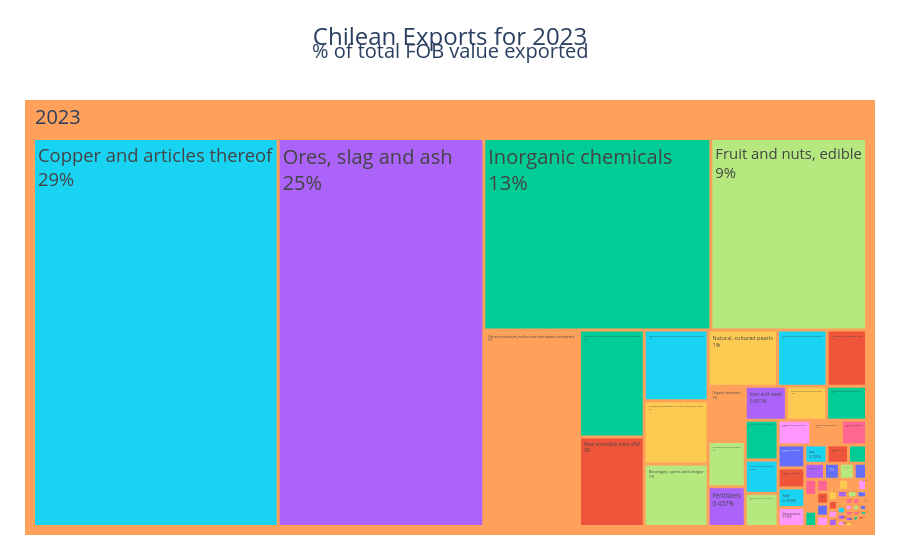

This figure's notebook cell:
### Markdown cell above
### Plotting

### Code cell
#Plotting a tree map

# Define a color palette
color_palette = px.colors.qualitative.T10

# Create a color map based on groups
color_map = {}
for i in range(1, 99):
    if 1 <= i <= 9:
        color_map[f'Item{i}'] = color_palette[0]
    elif 10 <= i <= 19:
        color_map[f'Item{i}'] = color_palette[1]
    elif 20 <= i <= 29:
        color_map[f'Item{i}'] = color_palette[2]
    elif 30 <= i <= 39:
        color_map[f'Item{i}'] = color_palette[3]
    elif 40 <= i <= 49:
        color_map[f'Item{i}'] = color_palette[4]
    elif 50 <= i <= 59:
        color_map[f'Item{i}'] = color_palette[5]
    elif 60 <= i <= 69:
        color_map[f'Item{i}'] = color_palette[6]
    elif 70 <= i <= 79:
        color_map[f'Item{i}'] = color_palette[7]
    elif 80 <= i <= 89:
        color_map[f'Item{i}'] = color_palette[8]
    elif 90 <= i <= 99:
        color_map[f'Item{i}'] = color_palette[9]
    elif id == '2023':
        color_map[f'Item{i}'] = 'white'


# Plotting the tree map
fig = px.treemap(exp_chile_hs2_merged, path=['period', 'desc'],
                 values='percent_fobvalue',
                 color='HS2',
                 color_discrete_map=color_map,
                 hover_name='description',
                )

# Add title and subtitle
fig.update_layout(
    title={
        'text': "Chilean Exports for 2023",
        'y':0.95,
        'x':0.5,
        'xanchor': 'center',
        'yanchor': 'top',
        'font': {'size': 24} 
    },
    annotations=[
        dict(
            text="% of total FOB value exported",
            x=0.5,
            y=1.15,
            xref="paper",
            yref="paper",
            showarrow=False,
            font=dict(size=20)
        ),
          dict(
            text="Source: Comtrade API",
            x=0,
            y=-0.4,
            xref="paper",
            yref="paper",
            showarrow=False,
            font=dict(size=100)
        )
    ],
    margin=dict(t=100, l=25, r=25, b=25),
    showlegend=True
)

# Erase the border of the treemap graph
fig.update_traces(marker=dict(line=dict(width=0)))
fig.update_layout(xaxis_showgrid=False, yaxis_showgrid=False)

# Show percentages in each quadrant
fig.update_traces(textinfo='label+percent entry', textfont_size=20)


fig.show()

### Figure 1 — Plotly figure (JSON) as saved in the notebook; plotly's stock layout.template omitted (floating-point values rounded to 4 significant figures)
{"data": [{"branchvalues": "total", "customdata": [["88"], ["35"], ["76"], ["05"], ["15"], ["01"], ["(?)"], ["93"], ["42"], ["22"], ["57"], ["69"], ["10"], ["38"], ["91"], ["18"], ["09"], ["74"], ["45"], ["52"], ["04"], ["85"], ["33"], ["36"], ["(?)"], ["67"], ["31"], ["03"], ["23"], ["64"], ["08"], ["94"], ["43"], ["70"], ["65"], ["28"], ["72"], ["73"], ["13"], ["78"], ["84"], ["54"], ["55"], ["46"], ["02"], ["16"], ["83"], ["81"], ["27"], ["21"], ["96"], ["92"], ["71"], ["75"], ["12"], ["90"], ["26"], ["29"], ["48"], ["30"], ["39"], ["19"], ["20"], ["49"], ["11"], ["47"], ["41"], ["40"], ["25"], ["89"], ["34"], ["68"], ["17"], ["32"], ["59"], ["63"], ["80"], ["24"], ["82"], ["95"], ["06"], ["66"], ["53"], ["07"], ["87"], ["56"], ["44"], ["51"], ["97"], ["79"], ["(?)"]], "domain": {"x": [0, 1], "y": [0, 1]}, "hovertemplate": "<b>%{hovertext}</b><br><br>labels=%{label}<br>percent_fobvalue=%{value}<br>parent=%{parent}<br>id=%{id}<br>HS2=%{customdata[0]}<extra></extra>", "hovertext": ["Aircraft, spacecraft, and parts thereof", "Albuminoidal substances; modified starches; glues; enzymes", "Aluminium and articles thereof", "Animal originated products; not elsewhere specified or included", "Animal, vegetable or microbial fats and oils and their cleavage products; prepared edible fats; animal or vegetable waxes", "Animals; live", "(?)", "Arms and ammunition; parts and accessories thereof", "Articles of leather; saddlery and harness; travel goods, handbags and similar containers; articles of animal gut (other than silk-worm gut)", "Beverages, spirits and vinegar", "Carpets and other textile floor coverings", "Ceramic products", "Cereals", "Chemical products n.e.c.", "Clocks and watches and parts thereof", "Cocoa and cocoa preparations", "Coffee, tea, mate and spices", "Copper and articles thereof", "Cork and articles of cork", "Cotton", "Dairy produce; birds' eggs; natural honey; edible products of animal origin, not elsewhere specified or included", "Electrical machinery and equipment and parts thereof; sound recorders and reproducers; television image and sound recorders and reproducers, parts and accessories of such articles", "Essential oils and resinoids; perfumery, cosmetic or toilet preparations", "Explosives; pyrotechnic products; matches; pyrophoric alloys; certain combustible preparations", "(?)", "Feathers and down, prepared; and articles made of feather or of down; artificial flowers; articles of human hair", "Fertilizers", "Fish and crustaceans, molluscs and other aquatic invertebrates", "Food industries, residues and wastes thereof; prepared animal fodder", "Footwear; gaiters and the like; parts of such articles", "Fruit and nuts, edible; peel of citrus fruit or melons", "Furniture; bedding, mattresses, mattress supports, cushions and similar stuffed furnishings; lamps and lighting fittings, n.e.c.; illuminated signs, illuminated name-plates and the like; prefabricated buildings", "Furskins and artificial fur; manufactures thereof", "Glass and glassware", "Headgear and parts thereof", "Inorganic chemicals; organic and inorganic compounds of precious metals; of rare earth metals, of radio-active elements and of isotopes", "Iron and steel", "Iron or steel articles", "Lac; gums, resins and other vegetable saps and extracts", "Lead and articles thereof", "Machinery and mechanical appliances, boilers, nuclear reactors; parts thereof", "Man-made filaments; strip and the like of man-made textile materials", "Man-made staple fibres", "Manufactures of straw, esparto or other plaiting materials; basketware and wickerwork", "Meat and edible meat offal", "Meat, fish, crustaceans, molluscs or other aquatic invertebrates, or insects; preparations thereof", "Metal; miscellaneous products of base metal", "Metals; n.e.c., cermets and articles thereof", "Mineral fuels, mineral oils and products of their distillation; bituminous substances; mineral waxes", "Miscellaneous edible preparations", "Miscellaneous manufactured articles", "Musical instruments; parts and accessories of such articles", "Natural, cultured pearls; precious, semi-precious stones; precious metals, metals clad with precious metal, and articles thereof; imitation jewellery; coin", "Nickel and articles thereof", "Oil seeds and oleaginous fruits; miscellaneous grains, seeds and fruit, industrial or medicinal plants; straw and fodder", "Optical, photographic, cinematographic, measuring, checking, medical or surgical instruments and apparatus; parts and accessories", "Ores, slag and ash", "Organic chemicals", "Paper and paperboard; articles of paper pulp, of paper or paperboard", "Pharmaceutical products", "Plastics and articles thereof", "Preparations of cereals, flour, starch or milk; pastrycooks' products", "Preparations of vegetables, fruit, nuts or other parts of plants", "Printed books, newspapers, pictures and other products of the printing industry; manuscripts, typescripts and plans", "Products of the milling industry; malt, starches, inulin, wheat gluten", "Pulp of wood or other fibrous cellulosic material; recovered (waste and scrap) paper or paperboard", "Raw hides and skins (other than furskins) and leather", "Rubber and articles thereof", "Salt; sulphur; earths, stone; plastering materials, lime and cement", "Ships, boats and floating structures", "Soap, organic surface-active agents; washing, lubricating, polishing or scouring preparations; artificial or prepared waxes, candles and similar articles, modelling pastes, dental waxes and dental preparations with a basis of plaster", "Stone, plaster, cement, asbestos, mica or similar materials; articles thereof", "Sugars and sugar confectionery", "Tanning or dyeing extracts; tannins and their derivatives; dyes, pigments and other colouring matter; paints, varnishes; putty, other mastics; inks", "Textile fabrics; impregnated, coated, covered or laminated; textile articles of a kind suitable for industrial use", "Textiles, made up articles; sets; worn clothing and worn textile articles; rags", "Tin; articles thereof", "Tobacco and manufactured tobacco substitutes; products, whether or not containing nicotine, intended for inhalation without combustion; other nicotine containing products intended for the intake of nicotine into the human body", "Tools, implements, cutlery, spoons and forks, of base metal; parts thereof, of base metal", "Toys, games and sports requisites; parts and accessories thereof", "Trees and other plants, live; bulbs, roots and the like; cut flowers and ornamental foliage", "Umbrellas, sun umbrellas, walking-sticks, seat sticks, whips, riding crops; and parts thereof", "Vegetable textile fibres; paper yarn and woven fabrics of paper yarn", "Vegetables and certain roots and tubers; edible", "Vehicles; other than railway or tramway rolling stock, and parts and accessories thereof", "Wadding, felt and nonwovens, special yarns; twine, cordage, ropes and cables and articles thereof", "Wood and articles of wood; wood charcoal", "Wool, fine or coarse animal hair; horsehair yarn and woven fabric", "Works of art; collectors' pieces and antiques", "Zinc and articles thereof", "(?)"], "ids": ["2023/Aircraft, spacecraft, and parts thereof", "2023/Albuminoidal substances", "2023/Aluminium and articles thereof", "2023/Animal originated products", "2023/Animal, vegetable or microbial fats and oils and their cleavage products", "2023/Animals", "2023/Apparel and clothing accessories", "2023/Arms and ammunition", "2023/Articles of leather", "2023/Beverages, spirits and vinegar", "2023/Carpets and other textile floor coverings", "2023/Ceramic products", "2023/Cereals", "2023/Chemical products n.e.c.", "2023/Clocks and watches and parts thereof", "2023/Cocoa and cocoa preparations", "2023/Coffee, tea, mate and spices", "2023/Copper and articles thereof", "2023/Cork and articles of cork", "2023/Cotton", "2023/Dairy produce", "2023/Electrical machinery and equipment and parts thereof", "2023/Essential oils and resinoids", "2023/Explosives", "2023/Fabrics", "2023/Feathers and down, prepared", "2023/Fertilizers", "2023/Fish and crustaceans, molluscs and other aquatic invertebrates", "2023/Food industries, residues and wastes thereof", "2023/Footwear", "2023/Fruit and nuts, edible", "2023/Furniture", "2023/Furskins and artificial fur", "2023/Glass and glassware", "2023/Headgear and parts thereof", "2023/Inorganic chemicals", "2023/Iron and steel", "2023/Iron or steel articles", "2023/Lac", "2023/Lead and articles thereof", "2023/Machinery and mechanical appliances, boilers, nuclear reactors", "2023/Man-made filaments", "2023/Man-made staple fibres", "2023/Manufactures of straw, esparto or other plaiting materials", "2023/Meat and edible meat offal", "2023/Meat, fish, crustaceans, molluscs or other aquatic invertebrates, or insects", "2023/Metal", "2023/Metals", "2023/Mineral fuels, mineral oils and products of their distillation", "2023/Miscellaneous edible preparations", "2023/Miscellaneous manufactured articles", "2023/Musical instruments", "2023/Natural, cultured pearls", "2023/Nickel and articles thereof", "2023/Oil seeds and oleaginous fruits", "2023/Optical, photographic, cinematographic, measuring, checking, medical or surgical instruments and apparatus", "2023/Ores, slag and ash", "2023/Organic chemicals", "2023/Paper and paperboard", "2023/Pharmaceutical products", "2023/Plastics and articles thereof", "2023/Preparations of cereals, flour, starch or milk", "2023/Preparations of vegetables, fruit, nuts or other parts of plants", "2023/Printed books, newspapers, pictures and other products of the printing industry", "2023/Products of the milling industry", "2023/Pulp of wood or other fibrous cellulosic material", "2023/Raw hides and skins (other than furskins) and leather", "2023/Rubber and articles thereof", "2023/Salt", "2023/Ships, boats and floating structures", "2023/Soap, organic surface-active agents", "2023/Stone, plaster, cement, asbestos, mica or similar materials", "2023/Sugars and sugar confectionery", "2023/Tanning or dyeing extracts", "2023/Textile fabrics", "2023/Textiles, made up articles", "2023/Tin", "2023/Tobacco and manufactured tobacco substitutes", "2023/Tools, implements, cutlery, spoons and forks, of base metal", "2023/Toys, games and sports requisites", "2023/Trees and other plants, live", "2023/Umbrellas, sun umbrellas, walking-sticks, seat sticks, whips, riding crops", "2023/Vegetable textile fibres", "2023/Vegetables and certain roots and tubers", "2023/Vehicles", "2023/Wadding, felt and nonwovens, special yarns", "2023/Wood and articles of wood", "2023/Wool, fine or coarse animal hair", "2023/Works of art", "2023/Zinc and articles thereof", "2023"], "labels": ["Aircraft, spacecraft, and parts thereof", "Albuminoidal substances", "Aluminium and articles thereof", "Animal originated products", "Animal, vegetable or microbial fats and oils and their cleavage products", "Animals", "Apparel and clothing accessories", "Arms and ammunition", "Articles of leather", "Beverages, spirits and vinegar", "Carpets and other textile floor coverings", "Ceramic products", "Cereals", "Chemical products n.e.c.", "Clocks and watches and parts thereof", "Cocoa and cocoa preparations", "Coffee, tea, mate and spices", "Copper and articles thereof", "Cork and articles of cork", "Cotton", "Dairy produce", "Electrical machinery and equipment and parts thereof", "Essential oils and resinoids", "Explosives", "Fabrics", "Feathers and down, prepared", "Fertilizers", "Fish and crustaceans, molluscs and other aquatic invertebrates", "Food industries, residues and wastes thereof", "Footwear", "Fruit and nuts, edible", "Furniture", "Furskins and artificial fur", "Glass and glassware", "Headgear and parts thereof", "Inorganic chemicals", "Iron and steel", "Iron or steel articles", "Lac", "Lead and articles thereof", "Machinery and mechanical appliances, boilers, nuclear reactors", "Man-made filaments", "Man-made staple fibres", "Manufactures of straw, esparto or other plaiting materials", "Meat and edible meat offal", "Meat, fish, crustaceans, molluscs or other aquatic invertebrates, or insects", "Metal", "Metals", "Mineral fuels, mineral oils and products of their distillation", "Miscellaneous edible preparations", "Miscellaneous manufactured articles", "Musical instruments", "Natural, cultured pearls", "Nickel and articles thereof", "Oil seeds and oleaginous fruits", "Optical, photographic, cinematographic, measuring, checking, medical or surgical instruments and apparatus", "Ores, slag and ash", "Organic chemicals", "Paper and paperboard", "Pharmaceutical products", "Plastics and articles thereof", "Preparations of cereals, flour, starch or milk", "Preparations of vegetables, fruit, nuts or other parts of plants", "Printed books, newspapers, pictures and other products of the printing industry", "Products of the milling industry", "Pulp of wood or other fibrous cellulosic material", "Raw hides and skins (other than furskins) and leather", "Rubber and articles thereof", "Salt", "Ships, boats and floating structures", "Soap, organic surface-active agents", "Stone, plaster, cement, asbestos, mica or similar materials", "Sugars and sugar confectionery", "Tanning or dyeing extracts", "Textile fabrics", "Textiles, made up articles", "Tin", "Tobacco and manufactured tobacco substitutes", "Tools, implements, cutlery, spoons and forks, of base metal", "Toys, games and sports requisites", "Trees and other plants, live", "Umbrellas, sun umbrellas, walking-sticks, seat sticks, whips, riding crops", "Vegetable textile fibres", "Vegetables and certain roots and tubers", "Vehicles", "Wadding, felt and nonwovens, special yarns", "Wood and articles of wood", "Wool, fine or coarse animal hair", "Works of art", "Zinc and articles thereof", "2023"], "marker": {"colors": ["#FF97FF", "#FECB52", "#636efa", "#EF553B", "#00cc96", "#ab63fa", "#FFA15A", "#19d3f3", "#FF6692", "#B6E880", "#FF97FF", "#FECB52", "#636efa", "#EF553B", "#00cc96", "#ab63fa", "#FFA15A", "#19d3f3", "#FF6692", "#B6E880", "#FF97FF", "#FECB52", "#636efa", "#EF553B", "#FFA15A", "#00cc96", "#ab63fa", "#FFA15A", "#19d3f3", "#FF6692", "#B6E880", "#FF97FF", "#FECB52", "#636efa", "#EF553B", "#00cc96", "#ab63fa", "#FFA15A", "#19d3f3", "#FF6692", "#B6E880", "#FF97FF", "#FECB52", "#636efa", "#EF553B", "#00cc96", "#ab63fa", "#FFA15A", "#19d3f3", "#FF6692", "#B6E880", "#FF97FF", "#FECB52", "#636efa", "#EF553B", "#00cc96", "#ab63fa", "#FFA15A", "#19d3f3", "#FF6692", "#B6E880", "#FF97FF", "#FECB52", "#636efa", "#EF553B", "#00cc96", "#ab63fa", "#FFA15A", "#19d3f3", "#FF6692", "#B6E880", "#FF97FF", "#FECB52", "#636efa", "#EF553B", "#00cc96", "#ab63fa", "#FFA15A", "#19d3f3", "#FF6692", "#B6E880", "#FF97FF", "#FECB52", "#636efa", "#EF553B", "#00cc96", "#ab63fa", "#FFA15A", "#19d3f3", "#FF6692", "#FFA15A"], "line": {"width": 0}}, "name": "", "parents": ["2023", "2023", "2023", "2023", "2023", "2023", "2023", "2023", "2023", "2023", "2023", "2023", "2023", "2023", "2023", "2023", "2023", "2023", "2023", "2023", "2023", "2023", "2023", "2023", "2023", "2023", "2023", "2023", "2023", "2023", "2023", "2023", "2023", "2023", "2023", "2023", "2023", "2023", "2023", "2023", "2023", "2023", "2023", "2023", "2023", "2023", "2023", "2023", "2023", "2023", "2023", "2023", "2023", "2023", "2023", "2023", "2023", "2023", "2023", "2023", "2023", "2023", "2023", "2023", "2023", "2023", "2023", "2023", "2023", "2023", "2023", "2023", "2023", "2023", "2023", "2023", "2023", "2023", "2023", "2023", "2023", "2023", "2023", "2023", "2023", "2023", "2023", "2023", "2023", "2023", ""], "textfont": {"size": 20}, "textinfo": "label+percent entry", "type": "treemap", "values": [0.0002288, 0.0003472, 0.001906, 0.0002606, 0.004181, 0.0001563, 0.002356, 6.019e-06, 0.0004632, 0.01233, 0.0001346, 8.364e-06, 0.0007368, 0.001217, 9.345e-05, 0.0002273, 1.632e-05, 0.2937, 0.0001483, 5.101e-06, 0.001562, 0.004225, 0.0006128, 0.0004369, 0.0001351, 1.181e-05, 0.004569, 0.0582, 0.008641, 7.89e-08, 0.09224, 0.000155, 3.585e-09, 3.99e-05, 1.897e-05, 0.1345, 0.004309, 0.000578, 0.001264, 0.0001314, 0.003364, 0.0003054, 0.0001175, 1.512e-06, 0.01792, 0.004051, 0.0001268, 0.0003199, 0.01398, 0.001908, 0.000218, 3.074e-06, 0.01208, 2.254e-07, 0.006866, 0.001021, 0.2469, 0.006347, 0.003374, 0.0001067, 0.005201, 0.002498, 0.01254, 0.0001325, 0.001652, 0.02142, 0.0002284, 9.006e-05, 0.001627, 0.0001464, 0.0001346, 0.0003714, 0.0002825, 0.0002162, 1.152e-05, 0.0005638, 1.444e-06, 0.0002114, 0.0001867, 0.0005985, 0.0007329, 1.845e-05, 2.801e-07, 0.0004346, 8.327e-05, 9.092e-05, 0.0009754, 0.0003564, 4.274e-05, 1.353e-05, 1.0]}], "layout": {"annotations": [{"font": {"size": 20}, "showarrow": false, "text": "% of total FOB value exported", "x": 0.5, "xref": "paper", "y": 1.15, "yref": "paper"}, {"font": {"size": 100}, "showarrow": false, "text": "Source: Comtrade API", "x": 0, "xref": "paper", "y": -0.4, "yref": "paper"}], "legend": {"tracegroupgap": 0}, "margin": {"b": 25, "l": 25, "r": 25, "t": 100}, "showlegend": true, "title": {"font": {"size": 24}, "text": "Chilean Exports for 2023", "x": 0.5, "xanchor": "center", "y": 0.95, "yanchor": "top"}, "xaxis": {"showgrid": false}, "yaxis": {"showgrid": false}}}
